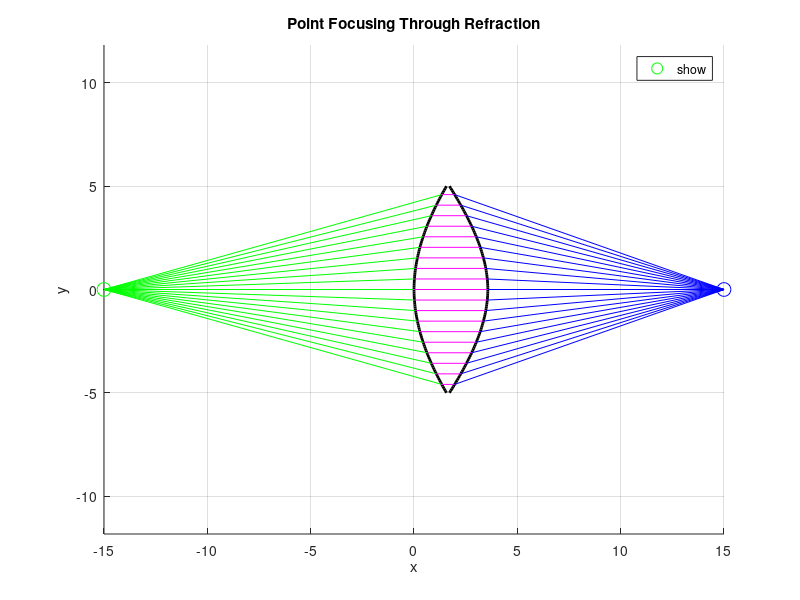

Here is the MATLAB script that generated this plot:
clc; clear; close all; %清除一切

%%  參數設定
x1 = -15;  y1 = 0;     % 光源點 
x2 = 15;   y2 = 0;     % 聚焦點 
n1 = 1.0;              % 空氣折射率
n2 = 1.5;              % 透鏡折射率

%%  透鏡設定
h = linspace(0, 5, 50);  % 透鏡高度，取樣點為50

% 建立透鏡曲面 x 座標的陣列，準備依照折射條件逐步填入形狀。
left = nan(size(h));    % 左曲面 (由空氣射入)
right = nan(size(h));   % 右曲面 (由透鏡射出)

%%   Monte-Carlo 設計透鏡表面
%根據Snell's law 反推透鏡入射與出射曲面

% 計算左側透鏡表面(光線從空氣進入透鏡)

for i = 1:length(h)        % 針對每一條高度為h(i)的光線
    y = h(i); 

    % 計算光源點到暫定折射點(x=0,y) 的入射角 θ_in
    theta_in = atan2(y - y1, 0 - x1); 

    % 利用Monte-Carlo隨機產生 N 個可能的法線角度 alpha (與 y 軸夾角)
    N = 10000;  
    alpha_samples = pi * (rand(1, N) - 0.5); 

    % 對每個 alpha 代入 Snell's Law，計算是否滿足折射條件
    snell_vals = n1 * sin(theta_in - alpha_samples) - n2 * sin(-alpha_samples);

    % 找出誤差最小的 alpha，即最接近滿足 Snell's Law 的法線方向
    [~, idx] = min(abs(snell_vals));
    alpha = alpha_samples(idx);

    % 將法線角度轉換為曲面切線角度（法線逆時針旋轉 90 度）
    tangent_angle = alpha - pi/2;       % 切線與 x 軸的角度
    slope = tan(tangent_angle);         % 計算該處透鏡表面的切線斜率

    % 根據斜率對高度積分，計算對應的 x 座標位置
    if i == 1
        left(i) = 0;           % 設定初始點在原點 x = 0
    else
        dy = h(i) - h(i-1);              % 相鄰兩點的 y 差距
        dx = dy / slope;                 % 由斜率計算對應的 x 增量
        left(i) = left(i-1) + dx;   % 累積求得 x 座標
    end
end

% 計算右側透鏡表面(光線從透鏡射出回到空氣)

for i = 1:length(h)
    y = h(i); 

    % 設定右側初始點為左側末點往右偏移一小段距離（確保透鏡有厚度）
    if i == 1
        right(i) = left(end) + 2;
    else
        right(i) = right(i-1);  % 從前一點延伸
    end

    % 計算從當前折射點 (x, y) 指向聚焦點的出射方向角度 θ_out
    theta_out = atan2(y2 - y, x2 - right(i));

    N = 10000;
    alpha_samples = (-pi/2) + pi * (0:N-1)/N;   % 改用等距分佈
    snell_vals = n2 * sin(-alpha_samples) - n1 * sin(theta_out - alpha_samples);
    [~, idx] = min(abs(snell_vals));
    alpha = alpha_samples(idx);

    % 將法線角度轉為切線角度並計算斜率
    tangent_angle = alpha - pi/2;
    slope = tan(tangent_angle);

    % 根據斜率積分出右側透鏡表面對應的 x 座標
    if i == 1
        right(i) = right(i);  % 起始點不變
    else
        dy = h(i) - h(i-1);
        dx = dy / slope;
        right(i) = right(i-1) + dx;
    end
end

%% 繪圖 

figure(1); hold on; axis equal; grid on;
xlabel('x'); ylabel('y');
title('Point Focusing Through Refraction');

% 畫出透鏡
plot(left, h, 'k', 'LineWidth', 2, 'HandleVisibility','off');
plot(right, h, 'k', 'LineWidth', 2, 'HandleVisibility','off');
plot(left, -h, 'k', 'LineWidth', 2, 'HandleVisibility','off');
plot(right, -h, 'k', 'LineWidth', 2, 'HandleVisibility','off');

% 畫出光源與聚焦點
plot(x1, y1, 'go', 'MarkerSize', 10, 'DisplayName', '點光源');
plot(x2, y2, 'bo', 'MarkerSize', 10, 'DisplayName', '聚焦點');

% 畫出光線（上半部）
first = true; % 讓第一條加入圖例
for i = 1:5:length(h)
    y = h(i);
    x_lens_L = left(i);
    x_lens_R = right(i);

    if first
        plot([x1, x_lens_L], [y1, y], 'g', 'DisplayName', '入射光線');
        plot([x_lens_L, x_lens_R], [y, y], 'm', 'DisplayName', '透鏡內平行光線');
        plot([x_lens_R, x2], [y, y2], 'b', 'DisplayName', '折射聚焦光線');
        legend('show', 'AutoUpdate','off');  % 鎖定圖例內容
        first = false;
    else
        plot([x1, x_lens_L], [y1, y], 'g', 'HandleVisibility','off');
        plot([x_lens_L, x_lens_R], [y, y], 'm', 'HandleVisibility','off');
        plot([x_lens_R, x2], [y, y2], 'b', 'HandleVisibility','off');
    end
end

% 畫出光線（下半部）
for i = 1:5:length(h)
    y = -h(i);
    x_lens_L = left(i);
    x_lens_R = right(i);
    plot([x1, x_lens_L], [y1, y], 'g', 'HandleVisibility','off');
    plot([x_lens_L, x_lens_R], [y, y], 'm', 'HandleVisibility','off');
    plot([x_lens_R, x2], [y, y2], 'b', 'HandleVisibility','off');
end

hold off;

